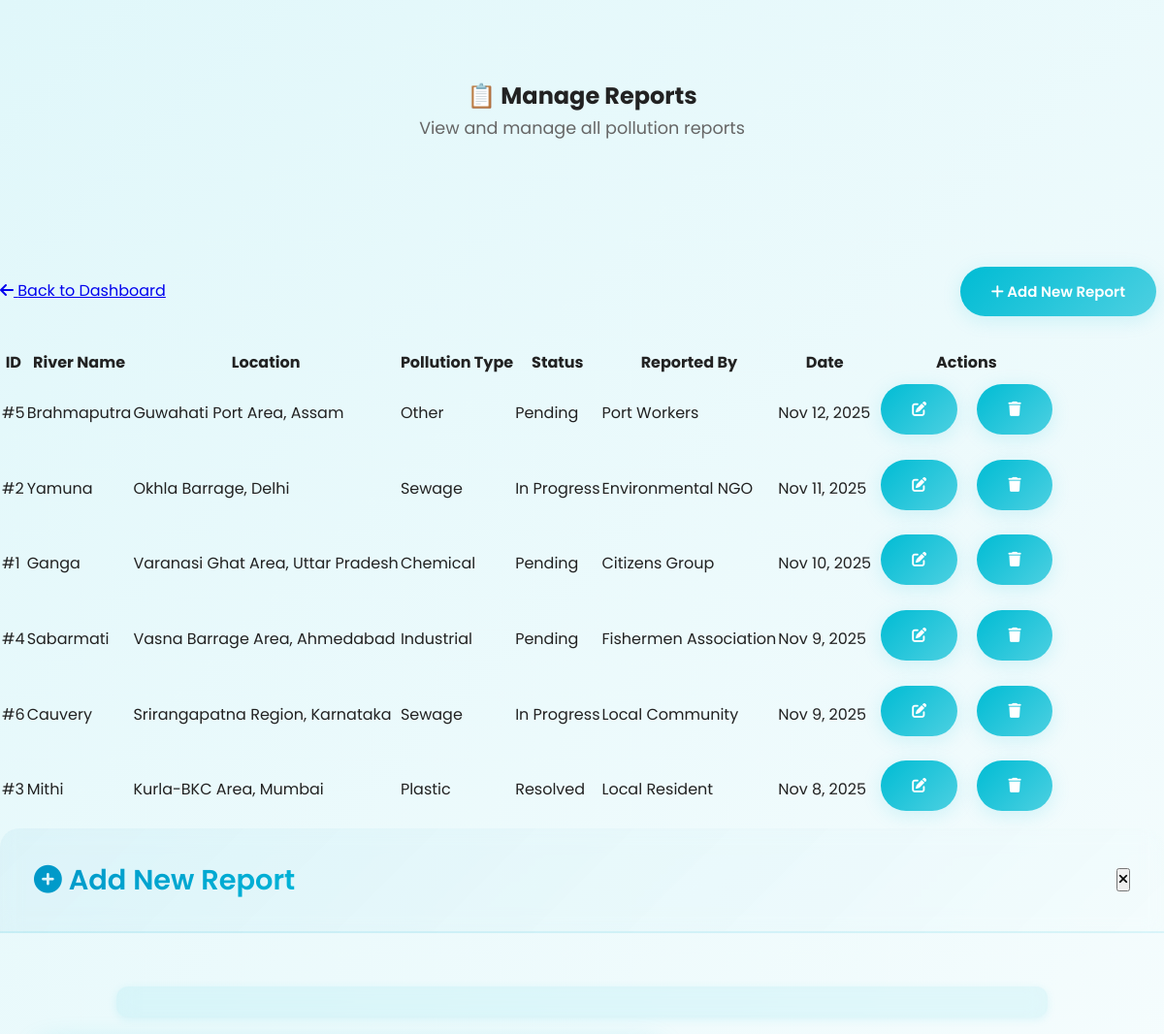
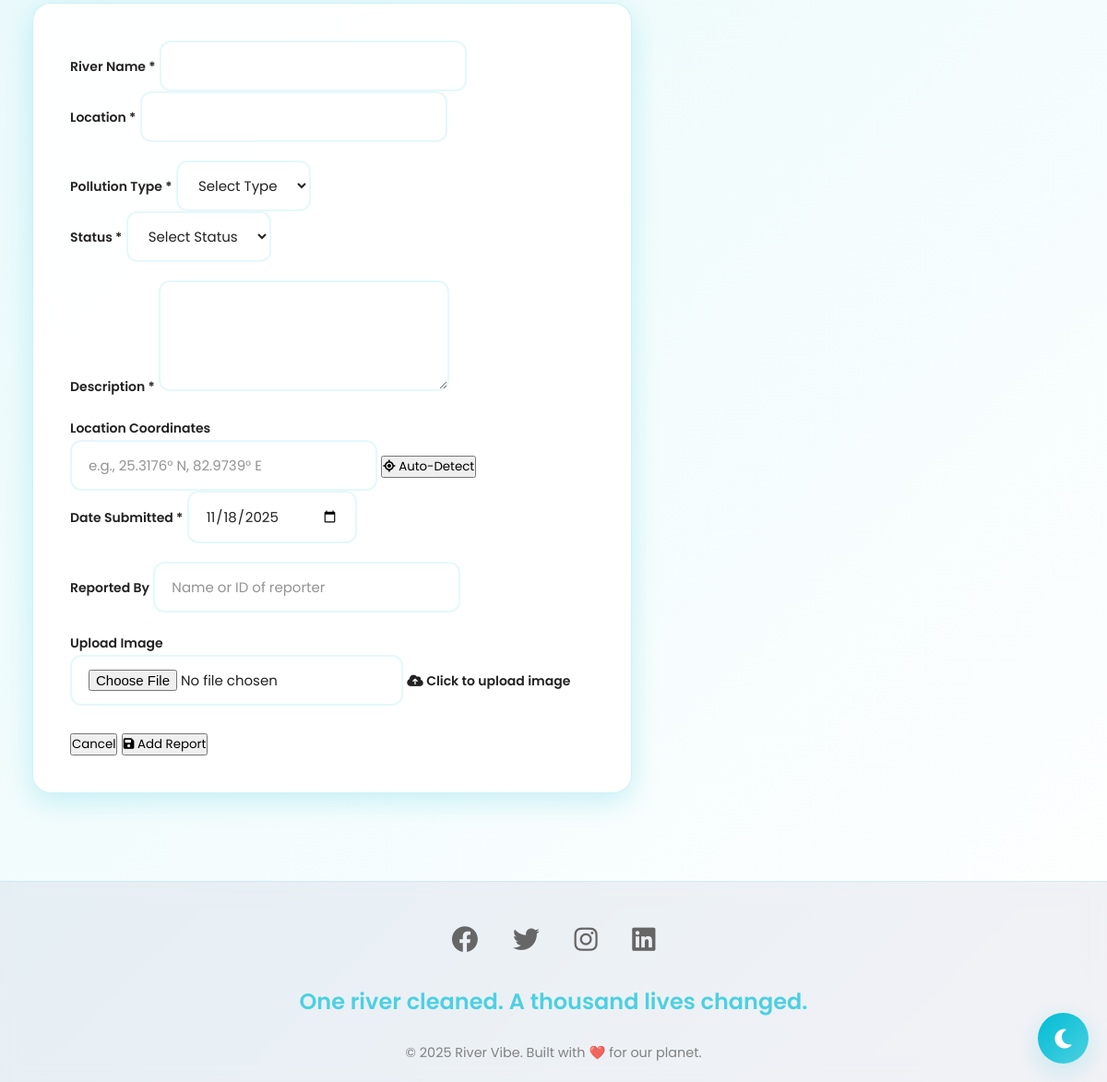
The app's page /admin/view_reports.php (signed in) with its own data (2 pictures, top to bottom).
### tables this page shows
CREATE TABLE IF NOT EXISTS river_reports (
    id INT AUTO_INCREMENT PRIMARY KEY,
    river_name VARCHAR(150) NOT NULL,
    location VARCHAR(200),
    image VARCHAR(255),
    status ENUM('Pending', 'In Progress', 'Resolved') DEFAULT 'Pending',
    pollution_type VARCHAR(150),
    date_submitted DATE,
    reported_by VARCHAR(150),
    description TEXT,
    location_coordinates VARCHAR(200),
    authority_response TEXT,
    qr_code VARCHAR(255),
    user_id INT DEFAULT NULL,
    created_at TIMESTAMP DEFAULT CURRENT_TIMESTAMP,
    INDEX idx_status (status),
    INDEX idx_river_name (river_name),
    INDEX idx_user_id (user_id),
    FOREIGN KEY (user_id) REFERENCES users(id) ON DELETE SET NULL
);

### admin/view_reports.php (the view, shortened to what this page needs)
<?php
require_once __DIR__ . '/../components/db_connect.php';
$sql = "SELECT r.*, u.name, u.email
        FROM river_reports r
        LEFT JOIN users u ON r.user_id = u.id
        ORDER BY r.date_submitted DESC";
$result = $conn->query($sql);
$reports = $result->fetch_all(MYSQLI_ASSOC);
include __DIR__ . '/../components/header.php';
?>
<section class="admin-header">
    <h1>📋 Manage Reports</h1>
    <p>View and manage all pollution reports</p>
</section>
<div class="admin-container">
    <div style="display: flex; justify-content: space-between; align-items: center; margin-bottom: 25px;">
        <a href="/Webby/admin/index.php" class="back-link">
            <i class="fas fa-arrow-left"></i> Back to Dashboard
        </a>
        <button onclick="openAddReportModal()" class="btn btn-add-new">
            <i class="fas fa-plus"></i> Add New Report
        </button>
    </div>
    <div class="reports-table">
        <?php if (empty($reports)): ?>
            <div class="empty-state">
                <i class="fas fa-clipboard-list" style="font-size: 4rem; color: #ccc;"></i>
                <h3>No Reports Yet</h3>
                <p>No pollution reports have been submitted.</p>
            </div>
        <?php else: ?>
            <table>
                <thead>
                    <tr>
                        <th>ID</th>
                        <th>River Name</th>
                        <th>Location</th>
                        <th>Pollution Type</th>
                        <th>Status</th>
                        <th>Reported By</th>
                        <th>Date</th>
                        <th>Actions</th>
                    </tr>
                </thead>
                <tbody>
                    <?php foreach ($reports as $report): ?>
                        <tr>
                            <td>#<?php echo $report['id']; ?></td>
                            <td><?php echo htmlspecialchars($report['river_name']); ?></td>
                            <td><?php echo htmlspecialchars($report['location']); ?></td>
                            <td><?php echo htmlspecialchars($report['pollution_type']); ?></td>
                            <td>
                                <span class="badge <?php echo strtolower(str_replace(' ', '-', $report['status'])); ?>">
                                    <?php echo $report['status']; ?>
                                </span>
                            </td>
                            <td>
                                <?php echo $report['reported_by'] ? htmlspecialchars($report['reported_by']) : ($report['name'] ? htmlspecialchars($report['name']) : 'Anonymous'); ?>
                            </td>
                            <td><?php echo date('M j, Y', strtotime($report['date_submitted'])); ?></td>
                            <td>
                                <div class="action-btns">
                                    <a href="/Webby/admin/edit_report.php?id=<?php echo $report['id']; ?>"
                                       class="btn btn-edit" title="Edit">
                                        <i class="fas fa-edit"></i>
                                    </a>
                                    <a href="/Webby/admin/delete_report.php?id=<?php echo $report['id']; ?>"
                                       class="btn btn-delete"
                                       onclick="return confirm('Are you sure you want to delete this report?')"
                                       title="Delete">
                                        <i class="fas fa-trash"></i>
                                    </a>
                                </div>
                            </td>
                        </tr>
                    <?php endforeach; ?>
                </tbody>
            </table>
        <?php endif; ?>
    </div>
</div>
<div id="addReportModal" class="modal-overlay">
    <div class="modal-container">
        <div class="modal-header">
            <h2><i class="fas fa-plus-circle"></i> Add New Report</h2>
            <button class="modal-close" onclick="closeAddReportModal()">
                <i class="fas fa-times"></i>
            </button>
        </div>
        <div class="modal-body">
            <div id="alertMessage" class="alert"></div>
            <form id="addReportForm" enctype="multipart/form-data">
                <div class="form-row">
                    <div class="form-group">
                        <label for="river_name">River Name *</label>
                        <input type="text" id="river_name" name="river_name" required>
                    </div>
                    <div class="form-group">
                        <label for="location">Location *</label>
                        <input type="text" id="location" name="location" required>
                    </div>
                </div>
                <div class="form-row">
                    <div class="form-group">
                        <label for="pollution_type">Pollution Type *</label>
                        <select id="pollution_type" name="pollution_type" required>
                            <option value="">Select Type</option>
                        </select>
                    </div>
                    <div class="form-group">
                        <label for="status">Status *</label>
                        <select id="status" name="status" required>
                            <option value="">Select Status</option>
                        </select>
                    </div>
                </div>
                <div class="form-group">
                    <label for="description">Description *</label>
                    <textarea id="description" name="description" required></textarea>
                </div>
                <div class="form-row">
                    <div class="form-group">
                        <label for="location_coordinates">Location Coordinates</label>
                        <div class="coordinates-wrapper">
                            <input type="text" id="location_coordinates" name="location_coordinates"
                                   placeholder="e.g., 25.3176° N, 82.9739° E">
                            <button type="button" class="gps-detect-btn" onclick="detectGPS()" id="gpsBtn">
                                <i class="fas fa-location-crosshairs"></i> Auto-Detect
                            </button>
                        </div>
                    </div>
                    <div class="form-group">
                        <label for="date_submitted">Date Submitted *</label>
                        <input type="date" id="date_submitted" name="date_submitted" required>
                    </div>
                </div>
                <div class="form-group">
                    <label for="reported_by">Reported By</label>
                    <input type="text" id="reported_by" name="reported_by"
                           placeholder="Name or ID of reporter">
                </div>
                <div class="form-group">
                    <label for="image">Upload Image</label>
                    <div class="file-upload-wrapper">
                        <input type="file" id="image" name="image" accept="image/*"
                               onchange="updateFileName(this)">
                        <label for="image" class="file-upload-label">
                            <i class="fas fa-cloud-upload-alt"></i>
                            <span>Click to upload image</span>
                        </label>
                    </div>
                </div>
                <div class="form-actions">
                    <button type="button" class="btn-cancel" onclick="closeAddReportModal()">
                        Cancel
                    </button>
                    <button type="submit" class="btn-submit" id="submitBtn">
                        <i class="fas fa-save"></i> Add Report
                    </button>
                </div>
            </form>
        </div>
    </div>
</div>
<?php include __DIR__ . '/../components/footer.php'; ?>

### components/header.php (shortened to what this page needs)
<!DOCTYPE html>
<html lang="en" data-theme="light">
<head>
    <link rel="stylesheet" href="https://cdnjs.cloudflare.com/ajax/libs/font-awesome/6.4.0/css/all.min.css">
    <link rel="stylesheet" href="/Webby/css/style.css">
</head>
<body>

### components/footer.php (shortened to what this page needs)
<footer class="footer">
  <div class="social-links">
    <a href="https://facebook.com/rivervibe" target="_blank" aria-label="Facebook">
      <i class="fab fa-facebook"></i>
    </a>
    <a href="https://twitter.com/rivervibe" target="_blank" aria-label="Twitter">
      <i class="fab fa-twitter"></i>
    </a>
    <a href="https://instagram.com/rivervibe" target="_blank" aria-label="Instagram">
      <i class="fab fa-instagram"></i>
    </a>
    <a href="https://linkedin.com/company/rivervibe" target="_blank" aria-label="LinkedIn">
      <i class="fab fa-linkedin"></i>
    </a>
  </div>
  <p class="footer-slogan">One river cleaned. A thousand lives changed.</p>
  <p class="footer-credit">&copy; <?php echo date('Y'); ?> River Vibe. Built with ❤️ for our planet.</p>
</footer>
<button id="theme-toggle" class="theme-floating-btn" aria-label="Toggle dark mode">
  <i class="fas fa-moon"></i>
</button>
</body>
</html>

### records on screen
river_reports: id "5", river_name "Brahmaputra", location "Guwahati Port Area, Assam", pollution_type "Other", status "Pending", reported_by "Port Workers", date_submitted "Nov 12, 2025"
river_reports: id "2", river_name "Yamuna", location "Okhla Barrage, Delhi", pollution_type "Sewage", status "In Progress", reported_by "Environmental NGO", date_submitted "Nov 11, 2025"
river_reports: id "1", river_name "Ganga", location "Varanasi Ghat Area, Uttar Pradesh", pollution_type "Chemical", status "Pending", reported_by "Citizens Group", date_submitted "Nov 10, 2025"
river_reports: id "4", river_name "Sabarmati", location "Vasna Barrage Area, Ahmedabad", pollution_type "Industrial", status "Pending", reported_by "Fishermen Association", date_submitted "Nov 9, 2025"
river_reports: id "6", river_name "Cauvery", location "Srirangapatna Region, Karnataka", pollution_type "Sewage", status "In Progress", reported_by "Local Community", date_submitted "Nov 9, 2025"
river_reports: id "3", river_name "Mithi", location "Kurla-BKC Area, Mumbai", pollution_type "Plastic", status "Resolved", reported_by "Local Resident", date_submitted "Nov 8, 2025"
